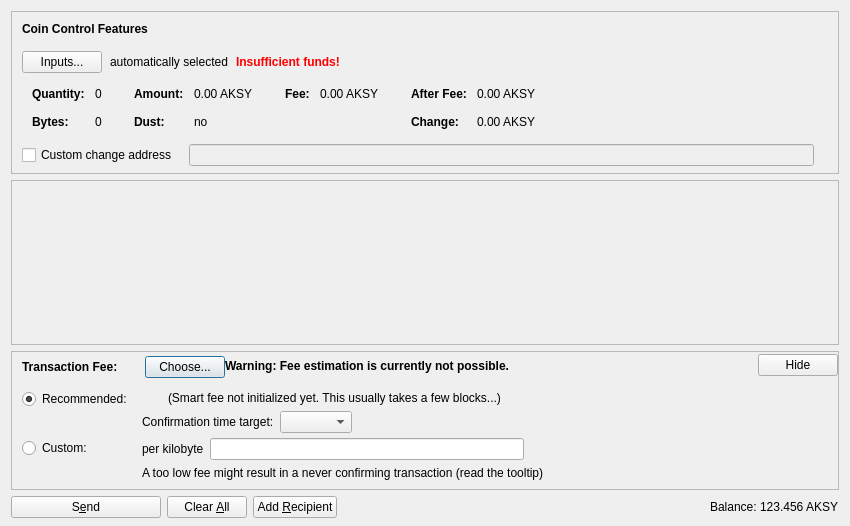
<?xml version="1.0" encoding="UTF-8"?>
<ui version="4.0">
 <class>SendCoinsDialog</class>
 <widget class="QDialog" name="SendCoinsDialog">
  <property name="geometry">
   <rect>
    <x>0</x>
    <y>0</y>
    <width>850</width>
    <height>526</height>
   </rect>
  </property>
  <property name="windowTitle">
   <string>Send Coins</string>
  </property>
  <layout class="QVBoxLayout" name="verticalLayout" stretch="0,1,0,0">
   <property name="bottomMargin">
    <number>8</number>
   </property>
   <item>
    <widget class="QFrame" name="frameCoinControl">
     <property name="sizePolicy">
      <sizepolicy hsizetype="Expanding" vsizetype="Expanding">
       <horstretch>0</horstretch>
       <verstretch>0</verstretch>
      </sizepolicy>
     </property>
     <property name="maximumSize">
      <size>
       <width>16777215</width>
       <height>16777215</height>
      </size>
     </property>
     <property name="frameShape">
      <enum>QFrame::StyledPanel</enum>
     </property>
     <property name="frameShadow">
      <enum>QFrame::Sunken</enum>
     </property>
     <layout class="QVBoxLayout" name="verticalLayoutCoinControl2">
      <property name="spacing">
       <number>0</number>
      </property>
      <property name="leftMargin">
       <number>0</number>
      </property>
      <property name="topMargin">
       <number>0</number>
      </property>
      <property name="rightMargin">
       <number>0</number>
      </property>
      <property name="bottomMargin">
       <number>6</number>
      </property>
      <item>
       <layout class="QVBoxLayout" name="verticalLayoutCoinControl" stretch="0,0,0,0,1">
        <property name="spacing">
         <number>0</number>
        </property>
        <property name="leftMargin">
         <number>10</number>
        </property>
        <property name="topMargin">
         <number>10</number>
        </property>
        <item>
         <layout class="QHBoxLayout" name="horizontalLayoutCoinControl1">
          <property name="bottomMargin">
           <number>15</number>
          </property>
          <item>
           <widget class="QLabel" name="labelCoinControlFeatures">
            <property name="sizePolicy">
             <sizepolicy hsizetype="Preferred" vsizetype="Maximum">
              <horstretch>0</horstretch>
              <verstretch>0</verstretch>
             </sizepolicy>
            </property>
            <property name="font">
             <font>
              <weight>75</weight>
              <bold>true</bold>
             </font>
            </property>
            <property name="styleSheet">
             <string notr="true">font-weight:bold;</string>
            </property>
            <property name="text">
             <string>Coin Control Features</string>
            </property>
           </widget>
          </item>
         </layout>
        </item>
        <item>
         <layout class="QHBoxLayout" name="horizontalLayoutCoinControl2" stretch="0,0,0,0">
          <property name="spacing">
           <number>8</number>
          </property>
          <property name="bottomMargin">
           <number>10</number>
          </property>
          <item>
           <widget class="QPushButton" name="pushButtonCoinControl">
            <property name="styleSheet">
             <string notr="true"/>
            </property>
            <property name="text">
             <string>Inputs...</string>
            </property>
            <property name="autoDefault">
             <bool>false</bool>
            </property>
           </widget>
          </item>
          <item>
           <widget class="QLabel" name="labelCoinControlAutomaticallySelected">
            <property name="text">
             <string>automatically selected</string>
            </property>
            <property name="margin">
             <number>5</number>
            </property>
           </widget>
          </item>
          <item>
           <widget class="QLabel" name="labelCoinControlInsuffFunds">
            <property name="font">
             <font>
              <weight>75</weight>
              <bold>true</bold>
             </font>
            </property>
            <property name="styleSheet">
             <string notr="true">color:red;font-weight:bold;</string>
            </property>
            <property name="text">
             <string>Insufficient funds!</string>
            </property>
            <property name="margin">
             <number>5</number>
            </property>
           </widget>
          </item>
          <item>
           <spacer name="horizontalSpacerCoinControl">
            <property name="orientation">
             <enum>Qt::Horizontal</enum>
            </property>
            <property name="sizeHint" stdset="0">
             <size>
              <width>40</width>
              <height>1</height>
             </size>
            </property>
           </spacer>
          </item>
         </layout>
        </item>
        <item>
         <widget class="QWidget" name="widgetCoinControl" native="true">
          <property name="sizePolicy">
           <sizepolicy hsizetype="Preferred" vsizetype="Preferred">
            <horstretch>0</horstretch>
            <verstretch>0</verstretch>
           </sizepolicy>
          </property>
          <property name="minimumSize">
           <size>
            <width>0</width>
            <height>0</height>
           </size>
          </property>
          <property name="styleSheet">
           <string notr="true"/>
          </property>
          <layout class="QHBoxLayout" name="horizontalLayoutCoinControl5">
           <property name="leftMargin">
            <number>0</number>
           </property>
           <property name="topMargin">
            <number>0</number>
           </property>
           <property name="rightMargin">
            <number>0</number>
           </property>
           <property name="bottomMargin">
            <number>0</number>
           </property>
           <item>
            <layout class="QHBoxLayout" name="horizontalLayoutCoinControl3" stretch="0,0,0,1">
             <property name="spacing">
              <number>20</number>
             </property>
             <property name="topMargin">
              <number>0</number>
             </property>
             <property name="bottomMargin">
              <number>10</number>
             </property>
             <item>
              <layout class="QFormLayout" name="formLayoutCoinControl1">
               <property name="horizontalSpacing">
                <number>10</number>
               </property>
               <property name="verticalSpacing">
                <number>14</number>
               </property>
               <property name="leftMargin">
                <number>10</number>
               </property>
               <property name="topMargin">
                <number>4</number>
               </property>
               <property name="rightMargin">
                <number>6</number>
               </property>
               <item row="0" column="0">
                <widget class="QLabel" name="labelCoinControlQuantityText">
                 <property name="font">
                  <font>
                   <weight>75</weight>
                   <bold>true</bold>
                  </font>
                 </property>
                 <property name="text">
                  <string>Quantity:</string>
                 </property>
                 <property name="margin">
                  <number>0</number>
                 </property>
                </widget>
               </item>
               <item row="0" column="1">
                <widget class="QLabel" name="labelCoinControlQuantity">
                 <property name="cursor">
                  <cursorShape>IBeamCursor</cursorShape>
                 </property>
                 <property name="contextMenuPolicy">
                  <enum>Qt::ActionsContextMenu</enum>
                 </property>
                 <property name="text">
                  <string notr="true">0</string>
                 </property>
                 <property name="margin">
                  <number>0</number>
                 </property>
                 <property name="textInteractionFlags">
                  <set>Qt::LinksAccessibleByMouse|Qt::TextSelectableByKeyboard|Qt::TextSelectableByMouse</set>
                 </property>
                </widget>
               </item>
               <item row="1" column="0">
                <widget class="QLabel" name="labelCoinControlBytesText">
                 <property name="font">
                  <font>
                   <weight>75</weight>
                   <bold>true</bold>
                  </font>
                 </property>
                 <property name="text">
                  <string>Bytes:</string>
                 </property>
                </widget>
               </item>
               <item row="1" column="1">
                <widget class="QLabel" name="labelCoinControlBytes">
                 <property name="cursor">
                  <cursorShape>IBeamCursor</cursorShape>
                 </property>
                 <property name="contextMenuPolicy">
                  <enum>Qt::ActionsContextMenu</enum>
                 </property>
                 <property name="text">
                  <string notr="true">0</string>
                 </property>
                 <property name="textInteractionFlags">
                  <set>Qt::LinksAccessibleByMouse|Qt::TextSelectableByKeyboard|Qt::TextSelectableByMouse</set>
                 </property>
                </widget>
               </item>
              </layout>
             </item>
             <item>
              <layout class="QFormLayout" name="formLayoutCoinControl2">
               <property name="horizontalSpacing">
                <number>10</number>
               </property>
               <property name="verticalSpacing">
                <number>14</number>
               </property>
               <property name="leftMargin">
                <number>6</number>
               </property>
               <property name="topMargin">
                <number>4</number>
               </property>
               <property name="rightMargin">
                <number>6</number>
               </property>
               <item row="0" column="0">
                <widget class="QLabel" name="labelCoinControlAmountText">
                 <property name="font">
                  <font>
                   <weight>75</weight>
                   <bold>true</bold>
                  </font>
                 </property>
                 <property name="text">
                  <string>Amount:</string>
                 </property>
                 <property name="margin">
                  <number>0</number>
                 </property>
                </widget>
               </item>
               <item row="0" column="1">
                <widget class="QLabel" name="labelCoinControlAmount">
                 <property name="cursor">
                  <cursorShape>IBeamCursor</cursorShape>
                 </property>
                 <property name="contextMenuPolicy">
                  <enum>Qt::ActionsContextMenu</enum>
                 </property>
                 <property name="text">
                  <string notr="true">0.00 AKSY</string>
                 </property>
                 <property name="textInteractionFlags">
                  <set>Qt::LinksAccessibleByMouse|Qt::TextSelectableByKeyboard|Qt::TextSelectableByMouse</set>
                 </property>
                </widget>
               </item>
               <item row="1" column="0">
                <widget class="QLabel" name="labelCoinControlLowOutputText">
                 <property name="font">
                  <font>
                   <weight>75</weight>
                   <bold>true</bold>
                  </font>
                 </property>
                 <property name="text">
                  <string>Dust:</string>
                 </property>
                </widget>
               </item>
               <item row="1" column="1">
                <widget class="QLabel" name="labelCoinControlLowOutput">
                 <property name="cursor">
                  <cursorShape>IBeamCursor</cursorShape>
                 </property>
                 <property name="contextMenuPolicy">
                  <enum>Qt::ActionsContextMenu</enum>
                 </property>
                 <property name="text">
                  <string notr="true">no</string>
                 </property>
                 <property name="textInteractionFlags">
                  <set>Qt::LinksAccessibleByMouse|Qt::TextSelectableByKeyboard|Qt::TextSelectableByMouse</set>
                 </property>
                </widget>
               </item>
              </layout>
             </item>
             <item>
              <layout class="QFormLayout" name="formLayoutCoinControl3">
               <property name="horizontalSpacing">
                <number>10</number>
               </property>
               <property name="verticalSpacing">
                <number>14</number>
               </property>
               <property name="leftMargin">
                <number>6</number>
               </property>
               <property name="topMargin">
                <number>4</number>
               </property>
               <property name="rightMargin">
                <number>6</number>
               </property>
               <item row="0" column="0">
                <widget class="QLabel" name="labelCoinControlFeeText">
                 <property name="font">
                  <font>
                   <weight>75</weight>
                   <bold>true</bold>
                  </font>
                 </property>
                 <property name="text">
                  <string>Fee:</string>
                 </property>
                 <property name="margin">
                  <number>0</number>
                 </property>
                </widget>
               </item>
               <item row="0" column="1">
                <widget class="QLabel" name="labelCoinControlFee">
                 <property name="cursor">
                  <cursorShape>IBeamCursor</cursorShape>
                 </property>
                 <property name="contextMenuPolicy">
                  <enum>Qt::ActionsContextMenu</enum>
                 </property>
                 <property name="text">
                  <string notr="true">0.00 AKSY</string>
                 </property>
                 <property name="textInteractionFlags">
                  <set>Qt::LinksAccessibleByMouse|Qt::TextSelectableByKeyboard|Qt::TextSelectableByMouse</set>
                 </property>
                </widget>
               </item>
              </layout>
             </item>
             <item>
              <layout class="QFormLayout" name="formLayoutCoinControl4">
               <property name="horizontalSpacing">
                <number>10</number>
               </property>
               <property name="verticalSpacing">
                <number>14</number>
               </property>
               <property name="leftMargin">
                <number>6</number>
               </property>
               <property name="topMargin">
                <number>4</number>
               </property>
               <property name="rightMargin">
                <number>6</number>
               </property>
               <item row="0" column="0">
                <widget class="QLabel" name="labelCoinControlAfterFeeText">
                 <property name="font">
                  <font>
                   <weight>75</weight>
                   <bold>true</bold>
                  </font>
                 </property>
                 <property name="text">
                  <string>After Fee:</string>
                 </property>
                 <property name="margin">
                  <number>0</number>
                 </property>
                </widget>
               </item>
               <item row="0" column="1">
                <widget class="QLabel" name="labelCoinControlAfterFee">
                 <property name="cursor">
                  <cursorShape>IBeamCursor</cursorShape>
                 </property>
                 <property name="contextMenuPolicy">
                  <enum>Qt::ActionsContextMenu</enum>
                 </property>
                 <property name="text">
                  <string notr="true">0.00 AKSY</string>
                 </property>
                 <property name="textInteractionFlags">
                  <set>Qt::LinksAccessibleByMouse|Qt::TextSelectableByKeyboard|Qt::TextSelectableByMouse</set>
                 </property>
                </widget>
               </item>
               <item row="1" column="0">
                <widget class="QLabel" name="labelCoinControlChangeText">
                 <property name="font">
                  <font>
                   <weight>75</weight>
                   <bold>true</bold>
                  </font>
                 </property>
                 <property name="text">
                  <string>Change:</string>
                 </property>
                </widget>
               </item>
               <item row="1" column="1">
                <widget class="QLabel" name="labelCoinControlChange">
                 <property name="cursor">
                  <cursorShape>IBeamCursor</cursorShape>
                 </property>
                 <property name="contextMenuPolicy">
                  <enum>Qt::ActionsContextMenu</enum>
                 </property>
                 <property name="text">
                  <string notr="true">0.00 AKSY</string>
                 </property>
                 <property name="textInteractionFlags">
                  <set>Qt::LinksAccessibleByMouse|Qt::TextSelectableByKeyboard|Qt::TextSelectableByMouse</set>
                 </property>
                </widget>
               </item>
              </layout>
             </item>
            </layout>
           </item>
          </layout>
         </widget>
        </item>
        <item>
         <layout class="QHBoxLayout" name="horizontalLayoutCoinControl4" stretch="0,0,0">
          <property name="spacing">
           <number>12</number>
          </property>
          <property name="sizeConstraint">
           <enum>QLayout::SetDefaultConstraint</enum>
          </property>
          <property name="topMargin">
           <number>5</number>
          </property>
          <property name="rightMargin">
           <number>5</number>
          </property>
          <item>
           <widget class="QCheckBox" name="checkBoxCoinControlChange">
            <property name="toolTip">
             <string>If this is activated, but the change address is empty or invalid, change will be sent to a newly generated address.</string>
            </property>
            <property name="text">
             <string>Custom change address</string>
            </property>
           </widget>
          </item>
          <item>
           <widget class="QValidatedLineEdit" name="lineEditCoinControlChange">
            <property name="enabled">
             <bool>false</bool>
            </property>
            <property name="sizePolicy">
             <sizepolicy hsizetype="Expanding" vsizetype="Fixed">
              <horstretch>0</horstretch>
              <verstretch>0</verstretch>
             </sizepolicy>
            </property>
           </widget>
          </item>
          <item>
           <widget class="QLabel" name="labelCoinControlChangeLabel">
            <property name="sizePolicy">
             <sizepolicy hsizetype="Preferred" vsizetype="Expanding">
              <horstretch>0</horstretch>
              <verstretch>0</verstretch>
             </sizepolicy>
            </property>
            <property name="minimumSize">
             <size>
              <width>0</width>
              <height>0</height>
             </size>
            </property>
            <property name="text">
             <string/>
            </property>
            <property name="margin">
             <number>3</number>
            </property>
           </widget>
          </item>
         </layout>
        </item>
        <item>
         <spacer name="verticalSpacerCoinControl">
          <property name="orientation">
           <enum>Qt::Vertical</enum>
          </property>
          <property name="sizeHint" stdset="0">
           <size>
            <width>800</width>
            <height>1</height>
           </size>
          </property>
         </spacer>
        </item>
       </layout>
      </item>
     </layout>
    </widget>
   </item>
   <item>
    <widget class="QScrollArea" name="scrollArea">
     <property name="widgetResizable">
      <bool>true</bool>
     </property>
     <widget class="QWidget" name="scrollAreaWidgetContents">
      <property name="geometry">
       <rect>
        <x>0</x>
        <y>0</y>
        <width>830</width>
        <height>104</height>
       </rect>
      </property>
      <layout class="QVBoxLayout" name="verticalLayout_2" stretch="0,1">
       <property name="leftMargin">
        <number>0</number>
       </property>
       <property name="topMargin">
        <number>0</number>
       </property>
       <property name="rightMargin">
        <number>0</number>
       </property>
       <property name="bottomMargin">
        <number>0</number>
       </property>
       <item>
        <layout class="QVBoxLayout" name="entries">
         <property name="spacing">
          <number>6</number>
         </property>
        </layout>
       </item>
       <item>
        <spacer name="verticalSpacer">
         <property name="orientation">
          <enum>Qt::Vertical</enum>
         </property>
         <property name="sizeHint" stdset="0">
          <size>
           <width>20</width>
           <height>40</height>
          </size>
         </property>
        </spacer>
       </item>
      </layout>
     </widget>
    </widget>
   </item>
   <item>
    <widget class="QFrame" name="frameFee">
     <property name="sizePolicy">
      <sizepolicy hsizetype="Expanding" vsizetype="Expanding">
       <horstretch>0</horstretch>
       <verstretch>0</verstretch>
      </sizepolicy>
     </property>
     <property name="maximumSize">
      <size>
       <width>16777215</width>
       <height>16777215</height>
      </size>
     </property>
     <property name="frameShape">
      <enum>QFrame::StyledPanel</enum>
     </property>
     <property name="frameShadow">
      <enum>QFrame::Sunken</enum>
     </property>
     <layout class="QVBoxLayout" name="verticalLayoutFee1">
      <property name="spacing">
       <number>0</number>
      </property>
      <property name="leftMargin">
       <number>0</number>
      </property>
      <property name="topMargin">
       <number>0</number>
      </property>
      <property name="rightMargin">
       <number>0</number>
      </property>
      <property name="bottomMargin">
       <number>0</number>
      </property>
      <item>
       <layout class="QVBoxLayout" name="verticalLayoutFee2" stretch="0,0,0">
        <property name="spacing">
         <number>0</number>
        </property>
        <property name="leftMargin">
         <number>10</number>
        </property>
        <property name="topMargin">
         <number>0</number>
        </property>
        <item>
         <layout class="QHBoxLayout" name="horizontalLayoutFee1">
          <property name="bottomMargin">
           <number>0</number>
          </property>
          <item>
           <layout class="QVBoxLayout" name="verticalLayoutFee7">
            <property name="spacing">
             <number>0</number>
            </property>
            <item>
             <spacer name="verticalSpacerSmartFee">
              <property name="orientation">
               <enum>Qt::Vertical</enum>
              </property>
              <property name="sizeType">
               <enum>QSizePolicy::Fixed</enum>
              </property>
              <property name="sizeHint" stdset="0">
               <size>
                <width>1</width>
                <height>4</height>
               </size>
              </property>
             </spacer>
            </item>
            <item>
             <layout class="QHBoxLayout" name="horizontalLayoutSmartFee">
              <property name="spacing">
               <number>10</number>
              </property>
              <item>
               <widget class="QLabel" name="labelFeeHeadline">
                <property name="sizePolicy">
                 <sizepolicy hsizetype="Preferred" vsizetype="Maximum">
                  <horstretch>0</horstretch>
                  <verstretch>0</verstretch>
                 </sizepolicy>
                </property>
                <property name="font">
                 <font>
                  <weight>75</weight>
                  <bold>true</bold>
                 </font>
                </property>
                <property name="styleSheet">
                 <string notr="true">font-weight:bold;</string>
                </property>
                <property name="text">
                 <string>Transaction Fee:</string>
                </property>
               </widget>
              </item>
              <item>
               <widget class="QLabel" name="labelFeeMinimized">
                <property name="text">
                 <string/>
                </property>
               </widget>
              </item>
              <item>
               <widget class="QPushButton" name="buttonChooseFee">
                <property name="text">
                 <string>Choose...</string>
                </property>
               </widget>
              </item>
             </layout>
            </item>
            <item>
             <spacer name="verticalSpacer_5">
              <property name="orientation">
               <enum>Qt::Vertical</enum>
              </property>
              <property name="sizeHint" stdset="0">
               <size>
                <width>1</width>
                <height>1</height>
               </size>
              </property>
             </spacer>
            </item>
           </layout>
          </item>
          <item>
           <widget class="QLabel" name="fallbackFeeWarningLabel">
            <property name="toolTip">
             <string>Using the fallbackfee can result in sending a transaction that will take several hours or days (or never) to confirm. Consider choosing your fee manually or wait until you have validated the complete chain.</string>
            </property>
            <property name="font">
            <font>
                <weight>75</weight>
                <bold>true</bold>
            </font>
            </property>
            <property name="text">
             <string>Warning: Fee estimation is currently not possible.</string>
            </property>
            <property name="wordWrap">
             <bool>false</bool>
            </property>
           </widget>
          </item>
          <item>
           <spacer name="horizontalSpacer_4">
            <property name="orientation">
             <enum>Qt::Horizontal</enum>
            </property>
            <property name="sizeType">
             <enum>QSizePolicy::MinimumExpanding</enum>
            </property>
            <property name="sizeHint" stdset="0">
             <size>
              <width>40</width>
              <height>20</height>
             </size>
            </property>
           </spacer>
          </item>
          <item>
           <widget class="QPushButton" name="buttonMinimizeFee">
            <property name="toolTip">
             <string>collapse fee-settings</string>
            </property>
            <property name="text">
             <string>Hide</string>
            </property>
           </widget>
          </item>
         </layout>
        </item>
        <item>
         <widget class="QFrame" name="frameFeeSelection">
          <layout class="QVBoxLayout" name="verticalLayoutFee12">
           <property name="spacing">
            <number>0</number>
           </property>
           <property name="leftMargin">
            <number>0</number>
           </property>
           <property name="topMargin">
            <number>0</number>
           </property>
           <property name="rightMargin">
            <number>0</number>
           </property>
           <property name="bottomMargin">
            <number>0</number>
           </property>
           <item>
            <layout class="QGridLayout" name="gridLayoutFee">
             <property name="topMargin">
              <number>10</number>
             </property>
             <property name="bottomMargin">
              <number>4</number>
             </property>
             <property name="horizontalSpacing">
              <number>10</number>
             </property>
             <property name="verticalSpacing">
              <number>4</number>
             </property>
             <item row="1" column="1">
              <layout class="QVBoxLayout" name="verticalLayoutFee8">
               <property name="spacing">
                <number>6</number>
               </property>
               <item>
                <layout class="QHBoxLayout" name="horizontalLayoutFee13">
                 <item>
                  <widget class="QLabel" name="labelCustomPerKilobyte">
                   <property name="toolTip">
                    <string>Specify a custom fee per kB (1,000 bytes) of the transaction's virtual size.

Note:  Since the fee is calculated on a per-byte basis, a fee of "100 satoshis per kB" for a transaction size of 500 bytes (half of 1 kB) would ultimately yield a fee of only 50 satoshis.</string>
                   </property>
                   <property name="text">
                    <string>per kilobyte</string>
                   </property>
                  </widget>
                 </item>
                 <item>
                  <widget class="BitcoinAmountField" name="customFee"/>
                 </item>
                 <item>
                  <spacer name="horizontalSpacer_6">
                   <property name="orientation">
                    <enum>Qt::Horizontal</enum>
                   </property>
                   <property name="sizeHint" stdset="0">
                    <size>
                     <width>1</width>
                     <height>1</height>
                    </size>
                   </property>
                  </spacer>
                 </item>
                </layout>
               </item>
               <item>
                <layout class="QHBoxLayout" name="horizontalLayoutFee8">
                 <item>
                  <widget class="QLabel" name="labelCustomFeeWarning">
                   <property name="enabled">
                    <bool>true</bool>
                   </property>
                   <property name="toolTip">
                    <string>When there is less transaction volume than space in the blocks, miners as well as relaying nodes may enforce a minimum fee. Paying only this minimum fee is just fine, but be aware that this can result in a never confirming transaction once there is more demand for akasyacoin transactions than the network can process.</string>
                   </property>
                   <property name="text">
                    <string>A too low fee might result in a never confirming transaction (read the tooltip)</string>
                   </property>
                  </widget>
                 </item>
                 <item>
                  <spacer name="horizontalSpacer_2">
                   <property name="orientation">
                    <enum>Qt::Horizontal</enum>
                   </property>
                   <property name="sizeHint" stdset="0">
                    <size>
                     <width>1</width>
                     <height>1</height>
                    </size>
                   </property>
                  </spacer>
                 </item>
                </layout>
               </item>
              </layout>
             </item>
             <item row="0" column="0">
              <layout class="QVBoxLayout" name="verticalLayoutFee4" stretch="0,1">
               <item>
                <widget class="QRadioButton" name="radioSmartFee">
                 <property name="text">
                  <string>Recommended:</string>
                 </property>
                 <property name="checked">
                  <bool>true</bool>
                 </property>
                 <attribute name="buttonGroup">
                  <string notr="true">groupFee</string>
                 </attribute>
                </widget>
               </item>
               <item>
                <spacer name="verticalSpacer_2">
                 <property name="orientation">
                  <enum>Qt::Vertical</enum>
                 </property>
                 <property name="sizeHint" stdset="0">
                  <size>
                   <width>1</width>
                   <height>1</height>
                  </size>
                 </property>
                </spacer>
               </item>
              </layout>
             </item>
             <item row="1" column="0">
              <layout class="QVBoxLayout" name="verticalLayoutFee9" stretch="0,1">
               <item>
                <widget class="QRadioButton" name="radioCustomFee">
                 <property name="text">
                  <string>Custom:</string>
                 </property>
                 <attribute name="buttonGroup">
                  <string notr="true">groupFee</string>
                 </attribute>
                </widget>
               </item>
               <item>
                <spacer name="verticalSpacer_6">
                 <property name="orientation">
                  <enum>Qt::Vertical</enum>
                 </property>
                 <property name="sizeHint" stdset="0">
                  <size>
                   <width>1</width>
                   <height>1</height>
                  </size>
                 </property>
                </spacer>
               </item>
              </layout>
             </item>
             <item row="0" column="1">
              <layout class="QVBoxLayout" name="verticalLayoutFee3" stretch="0,0,1">
               <property name="spacing">
                <number>6</number>
               </property>
               <property name="topMargin">
                <number>2</number>
               </property>
               <item>
                <layout class="QHBoxLayout" name="horizontalLayoutFee12">
                 <item>
                  <widget class="QLabel" name="labelSmartFee">
                   <property name="text">
                    <string/>
                   </property>
                  </widget>
                 </item>
                 <item>
                  <widget class="QLabel" name="labelFeeEstimation">
                   <property name="text">
                    <string/>
                   </property>
                  </widget>
                 </item>
                 <item>
                  <widget class="QLabel" name="labelSmartFee2">
                   <property name="text">
                    <string>(Smart fee not initialized yet. This usually takes a few blocks...)</string>
                   </property>
                  </widget>
                 </item>
                 <item>
                  <spacer name="horizontalSpacer_5">
                   <property name="orientation">
                    <enum>Qt::Horizontal</enum>
                   </property>
                   <property name="sizeHint" stdset="0">
                    <size>
                     <width>1</width>
                     <height>1</height>
                    </size>
                   </property>
                  </spacer>
                 </item>
                </layout>
               </item>
               <item>
                <layout class="QHBoxLayout" name="horizontalLayoutFee9">
                 <item>
                  <layout class="QVBoxLayout" name="verticalLayoutFee6">
                   <item>
                    <widget class="QLabel" name="labelSmartFee3">
                     <property name="text">
                      <string>Confirmation time target:</string>
                     </property>
                    </widget>
                   </item>
                  </layout>
                 </item>
                 <item>
                  <layout class="QVBoxLayout" name="verticalLayoutFee5">
                   <property name="rightMargin">
                    <number>30</number>
                   </property>
                   <item>
                    <layout class="QHBoxLayout" name="horizontalLayoutConfTarget">
                     <property name="bottomMargin">
                      <number>0</number>
                     </property>
                     <item>
                      <widget class="QComboBox" name="confTargetSelector"/>
                     </item>
                     <item>
                      <spacer name="horizontalSpacerConfTarget">
                       <property name="orientation">
                        <enum>Qt::Horizontal</enum>
                       </property>
                       <property name="sizeHint" stdset="0">
                        <size>
                         <width>40</width>
                         <height>20</height>
                        </size>
                       </property>
                      </spacer>
                     </item>
                    </layout>
                   </item>
                  </layout>
                 </item>
                </layout>
               </item>
               <item>
                <spacer name="verticalSpacer_4">
                 <property name="orientation">
                  <enum>Qt::Vertical</enum>
                 </property>
                 <property name="sizeHint" stdset="0">
                  <size>
                   <width>1</width>
                   <height>1</height>
                  </size>
                 </property>
                </spacer>
               </item>
              </layout>
             </item>
            </layout>
           </item>
          </layout>
         </widget>
        </item>
        <item>
         <spacer name="verticalSpacerFee">
          <property name="orientation">
           <enum>Qt::Vertical</enum>
          </property>
          <property name="sizeHint" stdset="0">
           <size>
            <width>40</width>
            <height>5</height>
           </size>
          </property>
         </spacer>
        </item>
       </layout>
      </item>
     </layout>
    </widget>
   </item>
   <item>
    <layout class="QHBoxLayout" name="horizontalLayout">
     <item>
      <widget class="QPushButton" name="sendButton">
       <property name="minimumSize">
        <size>
         <width>150</width>
         <height>0</height>
        </size>
       </property>
       <property name="toolTip">
        <string>Confirm the send action</string>
       </property>
       <property name="text">
        <string>S&amp;end</string>
       </property>
       <property name="icon">
        <iconset resource="../bitcoin.qrc">
         <normaloff>:/icons/send</normaloff>:/icons/send</iconset>
       </property>
       <property name="autoDefault">
        <bool>false</bool>
       </property>
       <property name="default">
        <bool>false</bool>
       </property>
      </widget>
     </item>
     <item>
      <widget class="QPushButton" name="clearButton">
       <property name="sizePolicy">
        <sizepolicy hsizetype="Minimum" vsizetype="Fixed">
         <horstretch>0</horstretch>
         <verstretch>0</verstretch>
        </sizepolicy>
       </property>
       <property name="toolTip">
        <string>Clear all fields of the form.</string>
       </property>
       <property name="text">
        <string>Clear &amp;All</string>
       </property>
       <property name="icon">
        <iconset resource="../bitcoin.qrc">
         <normaloff>:/icons/remove</normaloff>:/icons/remove</iconset>
       </property>
       <property name="autoDefault">
        <bool>false</bool>
       </property>
      </widget>
     </item>
     <item>
      <widget class="QPushButton" name="addButton">
       <property name="toolTip">
        <string>Send to multiple recipients at once</string>
       </property>
       <property name="text">
        <string>Add &amp;Recipient</string>
       </property>
       <property name="icon">
        <iconset resource="../bitcoin.qrc">
         <normaloff>:/icons/add</normaloff>:/icons/add</iconset>
       </property>
       <property name="autoDefault">
        <bool>false</bool>
       </property>
      </widget>
     </item>
     <item>
      <spacer name="horizontalSpacer">
       <property name="orientation">
        <enum>Qt::Horizontal</enum>
       </property>
       <property name="sizeHint" stdset="0">
        <size>
         <width>40</width>
         <height>20</height>
        </size>
       </property>
      </spacer>
     </item>
     <item>
      <layout class="QHBoxLayout" name="horizontalLayout_2">
       <property name="spacing">
        <number>3</number>
       </property>
       <item>
        <widget class="QLabel" name="label">
         <property name="sizePolicy">
          <sizepolicy hsizetype="Preferred" vsizetype="Fixed">
           <horstretch>0</horstretch>
           <verstretch>0</verstretch>
          </sizepolicy>
         </property>
         <property name="text">
          <string>Balance:</string>
         </property>
        </widget>
       </item>
       <item>
        <widget class="QLabel" name="labelBalance">
         <property name="sizePolicy">
          <sizepolicy hsizetype="Preferred" vsizetype="Fixed">
           <horstretch>0</horstretch>
           <verstretch>0</verstretch>
          </sizepolicy>
         </property>
         <property name="cursor">
          <cursorShape>IBeamCursor</cursorShape>
         </property>
         <property name="text">
          <string notr="true">123.456 AKSY</string>
         </property>
         <property name="textInteractionFlags">
          <set>Qt::LinksAccessibleByMouse|Qt::TextSelectableByKeyboard|Qt::TextSelectableByMouse</set>
         </property>
        </widget>
       </item>
      </layout>
     </item>
    </layout>
   </item>
  </layout>
 </widget>
 <customwidgets>
  <customwidget>
   <class>QValidatedLineEdit</class>
   <extends>QLineEdit</extends>
   <header>qt/qvalidatedlineedit.h</header>
  </customwidget>
  <customwidget>
   <class>BitcoinAmountField</class>
   <extends>QLineEdit</extends>
   <header>qt/bitcoinamountfield.h</header>
   <container>1</container>
  </customwidget>
 </customwidgets>
 <resources>
  <include location="../bitcoin.qrc"/>
 </resources>
 <connections/>
 <buttongroups>
  <buttongroup name="groupFee"/>
 </buttongroups>
</ui>
